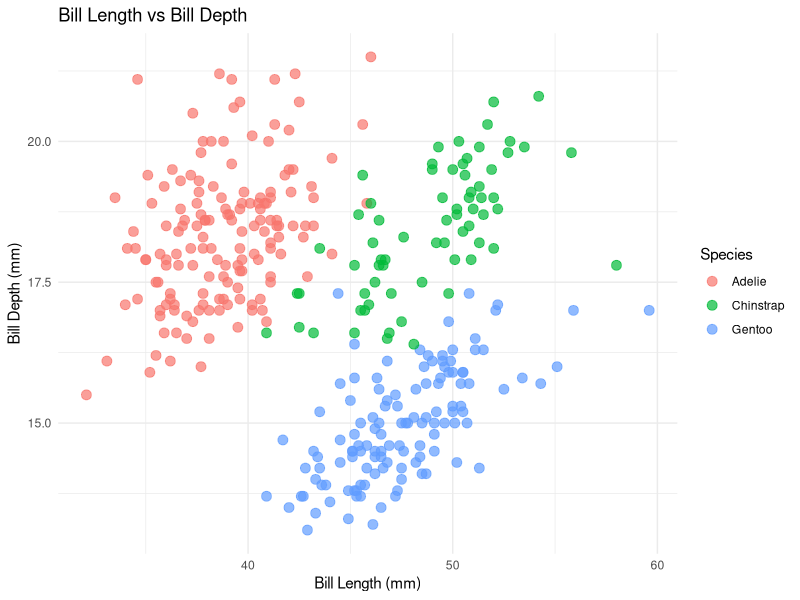
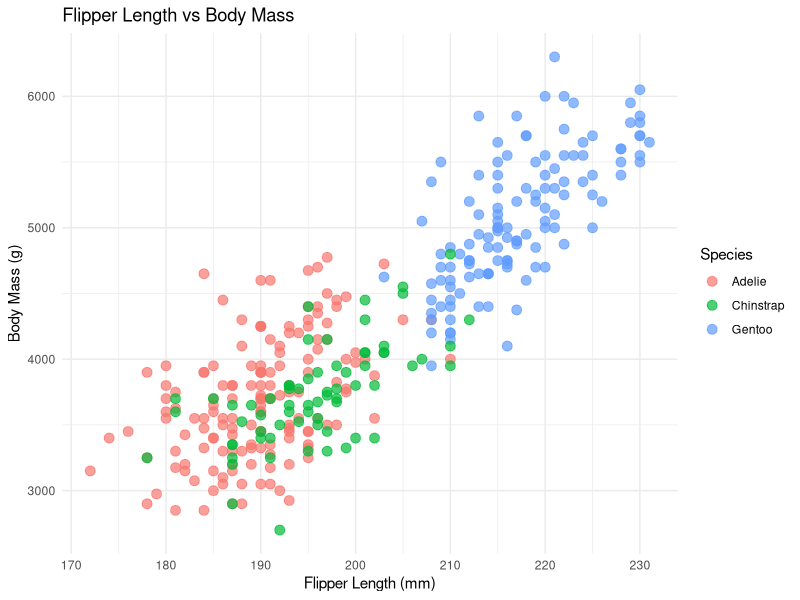
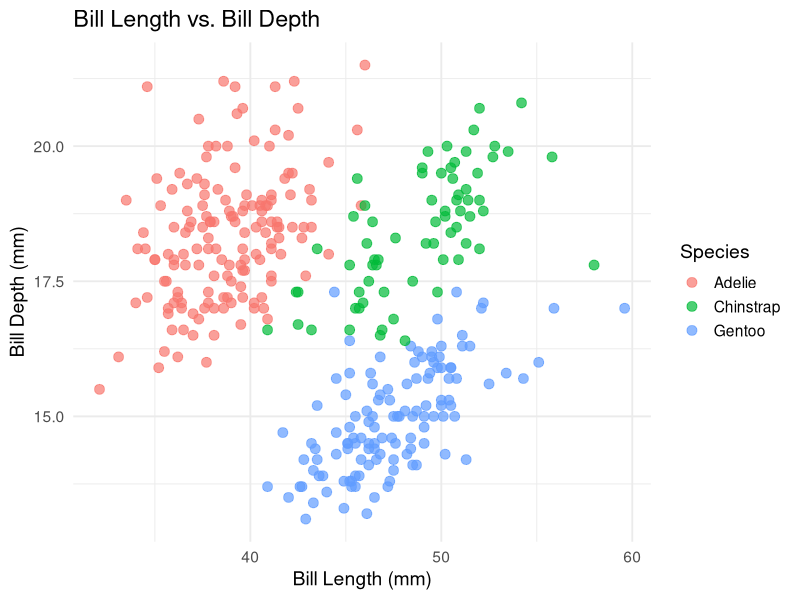

The R script that drew these images, in order:
## ---- chunk 1
#| message: false
#| warning: false
library(ggplot2)
library(palmerpenguins)

ggplot(penguins, aes(x = bill_length_mm, y = bill_depth_mm, color = species)) +
  geom_point(size = 3, alpha = 0.7) +
  labs(
    title = "Bill Length vs Bill Depth",
    x = "Bill Length (mm)",
    y = "Bill Depth (mm)",
    color = "Species"
  ) +
  theme_minimal()
## ---- chunk 2
#| message: false
#| warning: false
ggplot(penguins, aes(x = flipper_length_mm, y = body_mass_g, color = species)) +
  geom_point(size = 3, alpha = 0.7) +
  labs(
    title = "Flipper Length vs Body Mass",
    x = "Flipper Length (mm)",
    y = "Body Mass (g)",
    color = "Species"
  ) +
  theme_minimal()
## ---- chunk 3
#| echo: false
#| message: false
#| warning: false
ggplot(penguins, aes(x = bill_length_mm, y = bill_depth_mm, color = species)) +
  geom_point(size = 3, alpha = 0.7) +
  labs(
    title = "Bill Length vs. Bill Depth",
    x = "Bill Length (mm)",
    y = "Bill Depth (mm)",
    color = "Species"
  ) +
  theme_minimal(base_size = 14)
